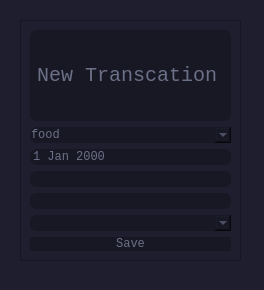
<?xml version="1.0" encoding="UTF-8"?>
<ui version="4.0">
 <class>Dialog</class>
 <widget class="QDialog" name="Dialog">
  <property name="geometry">
   <rect>
    <x>0</x>
    <y>0</y>
    <width>264</width>
    <height>290</height>
   </rect>
  </property>
  <property name="windowTitle">
   <string>Dialog</string>
  </property>
  <property name="styleSheet">
   <string notr="true">background-color: #1e1e2e;
font-family: Liberation Mono;
color: #cdd6f4;</string>
  </property>
  <widget class="QFrame" name="frame">
   <property name="geometry">
    <rect>
     <x>20</x>
     <y>20</y>
     <width>221</width>
     <height>241</height>
    </rect>
   </property>
   <property name="styleSheet">
    <string notr="true">background-color: #1e1e2e;
font-family: Liberation Mono;
color: #6c7086;
border-width:1px;</string>
   </property>
   <property name="frameShape">
    <enum>QFrame::StyledPanel</enum>
   </property>
   <property name="frameShadow">
    <enum>QFrame::Raised</enum>
   </property>
   <layout class="QVBoxLayout" name="verticalLayout">
    <item>
     <widget class="QLabel" name="label">
      <property name="styleSheet">
       <string notr="true">font-size: 20px;
background-color: #181825;
padding-left: 1px;
border-radius: 6% ;</string>
      </property>
      <property name="text">
       <string>New Transcation</string>
      </property>
     </widget>
    </item>
    <item>
     <widget class="QComboBox" name="comboBox">
      <property name="styleSheet">
       <string notr="true">background-color: #181825;
padding-left: 1px;
border-radius: 6% ;</string>
      </property>
      <item>
       <property name="text">
        <string>food</string>
       </property>
      </item>
      <item>
       <property name="text">
        <string>fun</string>
       </property>
      </item>
      <item>
       <property name="text">
        <string>other</string>
       </property>
      </item>
     </widget>
    </item>
    <item>
     <widget class="QDateEdit" name="dateEdit">
      <property name="styleSheet">
       <string notr="true">background-color: #181825;
padding-left: 1px;
border-radius: 6% ;</string>
      </property>
      <property name="buttonSymbols">
       <enum>QAbstractSpinBox::NoButtons</enum>
      </property>
     </widget>
    </item>
    <item>
     <widget class="QLineEdit" name="lineEdit">
      <property name="styleSheet">
       <string notr="true">background-color: #181825;
padding-left: 1px;
border-radius: 6% ;</string>
      </property>
     </widget>
    </item>
    <item>
     <widget class="QLineEdit" name="lineEdit_2">
      <property name="styleSheet">
       <string notr="true">background-color: #181825;
padding-left: 1px;
border-radius: 6% ;</string>
      </property>
     </widget>
    </item>
    <item>
     <widget class="QComboBox" name="comboBox_2">
      <property name="styleSheet">
       <string notr="true">background-color: #181825;
padding-left: 1px;
border-radius: 6% ;</string>
      </property>
     </widget>
    </item>
    <item>
     <widget class="QPushButton" name="pushButton">
      <property name="styleSheet">
       <string notr="true">background-color: rgb(24, 24, 37);
border-radius: 9px;</string>
      </property>
      <property name="text">
       <string>Save</string>
      </property>
     </widget>
    </item>
   </layout>
  </widget>
 </widget>
 <resources/>
 <connections/>
</ui>
